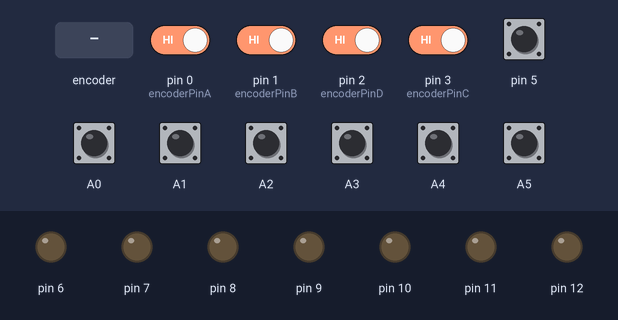
A sketch run on a simulated Arduino Leonardo, built with avr-gcc and run on an emulated ATmega32U4. Shown: output pins drawn as LEDs (lit = HIGH). Inputs (shaded band) come from the test bench; at power-on: A0–5, pin 0 (encoderPinA), pin 1 (encoderPinB), pin 2 (encoderPinD), pin 3 (encoderPinC), pin 5 HIGH. USB keyboard and mouse output is not drawn.

Above: at 1.2 s.
1.3 s: rotary encoder on pin 0 (encoderPinA) / pin 1 (encoderPinB) turned 1 step (first pin leading)
At 1.9 s:
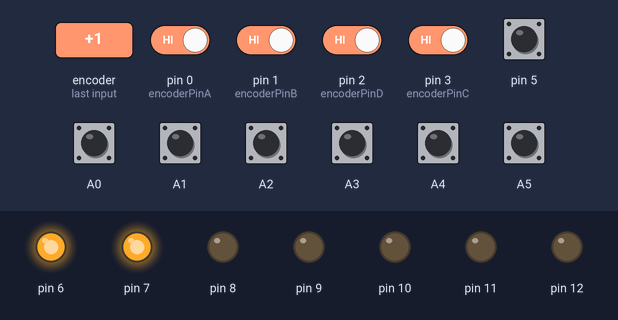
3.0 s: pin 5 pulled LOW for 0.15 s
At 3.6 s:
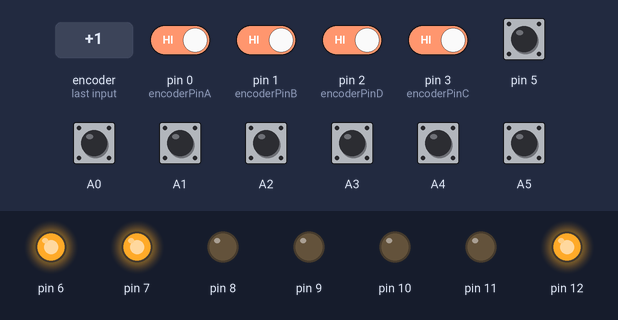
4.6 s: A0 pulled LOW for 0.15 s
At 4.67 s:
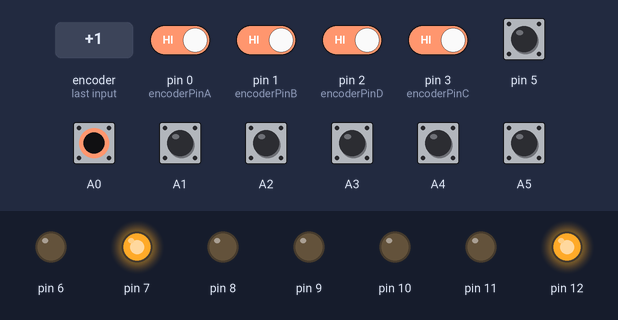
6.2 s: A1 pulled LOW for 0.15 s
At 6.27 s:
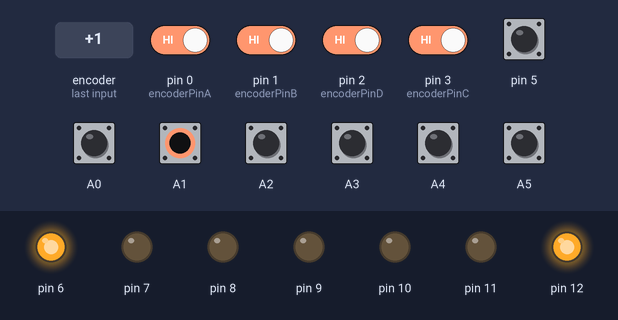
7.8 s: A2 pulled LOW for 0.15 s
At 8.4 s:
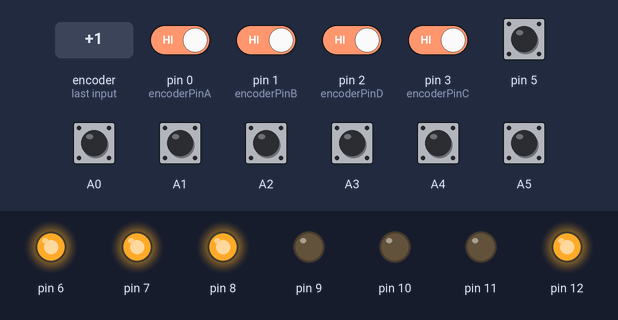
9.4 s: A3 pulled LOW for 0.15 s
At 10.8 s:
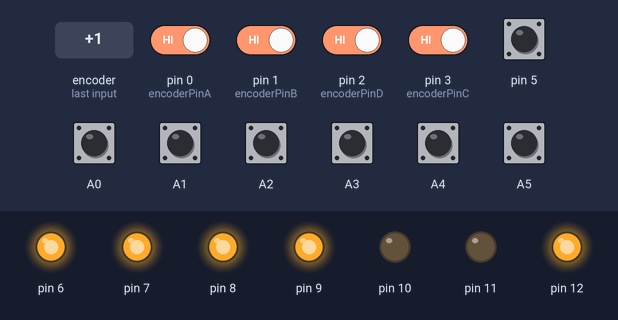
Timing chart, 0 to 12.0 s (numbered marks = the images above; inputs shaded):
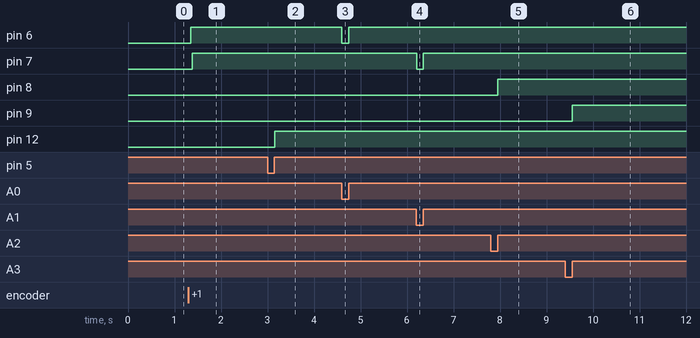

Measured:
- after the input at 1.3 s, pin 6: LOW → HIGH after 0.05 s; pin 7: LOW → HIGH after 0.08 s
- after the input at 3.0 s, pin 12: LOW → HIGH after 0.15 s
- after the input at 4.6 s, pin 6: HIGH → LOW at once, → HIGH 0.15 s later
- after the input at 6.2 s, pin 7: HIGH → LOW at once, → HIGH 0.15 s later
- after the input at 7.8 s, pin 8: LOW → HIGH after 0.15 s
- after the input at 9.4 s, pin 9: LOW → HIGH after 0.15 s

The sketch:

sdvx.ino
```cpp
#define DELAY            5  // Delay per loop in ms
#define KSM_mode 1
#define SDVX_mode 0
#include <Keyboard.h>
#include <Mouse.h>

 enum PinAssignments
 {
  encoderPinA = 0,
  encoderPinB = 1,
  encoderPinC = 3,
  encoderPinD = 2,

 };
//This is up to your pin wiring

 int encoderPos[] = {0,0};
 static boolean rotating[] = {false,false};

 boolean start_set = false;
 boolean A_set = false;
 boolean B_set = false;
 boolean C_set = false;
 boolean D_set = false;
 boolean fxL_set = false;
 boolean fxR_set = false;

int modechange = 0;  //모드 변환용 변수

void setup()
{
  pinMode(6, OUTPUT);
  pinMode(7, OUTPUT);
  pinMode(8, OUTPUT);
  pinMode(9, OUTPUT);
  pinMode(10, OUTPUT);
  pinMode(11, OUTPUT);
  pinMode(12, OUTPUT);
  pinMode(5, INPUT_PULLUP);
  pinMode(A0, INPUT_PULLUP);
  pinMode(A1, INPUT_PULLUP);
  pinMode(A2, INPUT_PULLUP);
  pinMode(A3, INPUT_PULLUP);
  pinMode(A4, INPUT_PULLUP);
  pinMode(A5, INPUT_PULLUP);
  Keyboard.begin();

  pinMode(encoderPinA, INPUT_PULLUP);
  pinMode(encoderPinB, INPUT_PULLUP);
  pinMode(encoderPinC, INPUT_PULLUP);
  pinMode(encoderPinD, INPUT_PULLUP);

  attachInterrupt(0, doEncoderC, CHANGE);
  attachInterrupt(1, doEncoderD, CHANGE);

  attachInterrupt(2, doEncoderA, CHANGE);
  attachInterrupt(3, doEncoderB, CHANGE);

  digitalWrite(6,LOW);
  digitalWrite(7,LOW);
  digitalWrite(8,LOW);
  digitalWrite(9,LOW);
  digitalWrite(10,LOW);
  digitalWrite(11,LOW);
  digitalWrite(12,LOW);

  Serial.begin(9600);
}

void loop() {

  if(digitalRead(5)==LOW){
     if(start_set == false) {
      Keyboard.press('a');
      start_set = true;
      digitalWrite(12, LOW);
    }
  } else {
    if(start_set == true) {
      Keyboard.release('a');
      start_set = false;
      digitalWrite(12, HIGH);
    }
  }
  if(digitalRead(A0)==LOW){
     if(A_set == false) {
      Keyboard.press('b');
      A_set = true;
      digitalWrite(6, LOW);
    }
  } else {
    if(A_set == true) {
      Keyboard.release('b');
      A_set = false;
      digitalWrite(6, HIGH);
    }
  }
    if(digitalRead(A1)==LOW){
     if(B_set == false) {
      Keyboard.press('c');
      B_set = true;
      digitalWrite(7, LOW);
    }
  } else {
    if(B_set == true) {
      Keyboard.release('c');
      B_set = false;
      digitalWrite(7, HIGH);
    }
  }
  if(digitalRead(A2)==LOW){
     if(C_set == false) {
      Keyboard.press('d');
      C_set = true;
      digitalWrite(8, LOW);
    }
  } else {
    if(C_set == true) {
      Keyboard.release('d');
      C_set = false;
      digitalWrite(8, HIGH);
    }
  }
  if(digitalRead(A3)==LOW){
     if(D_set == false) {
      Keyboard.press('i');
      D_set = true;
      digitalWrite(9, LOW);
    }
  } else {
    if(D_set == true) {
      Keyboard.release('i');
      D_set = false;
      digitalWrite(9, HIGH);
    }
  }
 if(digitalRead(A4)==LOW){
     if(fxL_set == false) {
      Keyboard.press('f');
      fxL_set = true;
      digitalWrite(10, LOW);
    }
  } else {
    if(fxL_set == true) {
      Keyboard.release('f');
      fxL_set = false;
      digitalWrite(10, HIGH);
    }
  }
   if(digitalRead(A5)==LOW){
     if(fxR_set == false) {
      Keyboard.press('g');
      fxR_set = true;
      digitalWrite(11, LOW);
    }
  } else {
    if(fxR_set == true) {
      Keyboard.release('g');
      fxR_set = false;
      digitalWrite(11, HIGH);
    }
  }
  //Encoder Reset
    if(digitalRead(5)==LOW&&digitalRead(A0)==LOW&&digitalRead(A1)==LOW&&digitalRead(A2)==LOW){
    modechange += 1;
  }
  modechange = modechange%2;
  //모드 변환용 함수. A,B,C,Start 버튼을 동시에 누르면 모드값을 변화시킴.
  //0이면 SDVX 모드, 1이면 KSM 모드.
  switch(modechange) {
      case SDVX_mode: {
      for(int i=0;i<=1;i++) {
    rotating[i] = true;
    if (encoderPos[i] != 0)
        {
           if(i==0)  Mouse.move(encoderPos[i],0,0);
           if(i==1)  Mouse.move(0,encoderPos[i],0);

           encoderPos[i] = 0;

         }
       }
     }
    case KSM_mode: {
        for(int i=0;i<=1;i++)
  {
    rotating[i] = true;
    if (encoderPos[i] != 0)
    {
        if(i==0) {
          if(encoderPos[i]>=1) {Keyboard.press('q'); Keyboard.release('q');}
          else {Keyboard.press('w'); Keyboard.release('w'); }
          }
        if(i==1) {
          if(encoderPos[i]>=1) {Keyboard.press('o'); Keyboard.release('o');}
          else {Keyboard.press('p'); Keyboard.release('p');}
        }
      }
               encoderPos[i] = 0;
      }
    }

   }


  delay(DELAY);
}

void doEncoderA()
{

  if( digitalRead(encoderPinA) != A_set )
  {
    A_set = !A_set;

    if ( A_set && !B_set )
      encoderPos[0] += 1;

    rotating[0] = false;
  }
}

void doEncoderB()
{

  if( digitalRead(encoderPinB) != B_set ) {
    B_set = !B_set;

    if( B_set && !A_set )
      encoderPos[0] -= 1;

    rotating[0] = false;
  }
}

void doEncoderC()
{
  if( digitalRead(encoderPinC) != C_set )
  {
    C_set = !C_set;

    if ( C_set && !D_set )
      encoderPos[1] += 1;

    rotating[1] = false;
  }
}

void doEncoderD()
{
  if( digitalRead(encoderPinD) != D_set ) {
    D_set = !D_set;

    if( D_set && !C_set )
      encoderPos[1] -= 1;

    rotating[1] = false;
  }
}
```
